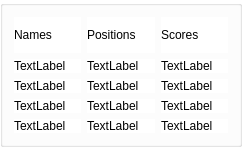
   <widget class="QGroupBox" name="groupBox">
    <property name="geometry">
     <rect>
      <x>820</x>
      <y>150</y>
      <width>242</width>
      <height>147</height>
     </rect>
    </property>
    <property name="styleSheet">
     <string notr="true">background-color : white;</string>
    </property>
    <property name="title">
     <string/>
    </property>
    <layout class="QHBoxLayout" name="horizontalLayout">
     <item>
      <layout class="QVBoxLayout" name="verticalLayout_5">
       <item>
        <widget class="QLabel" name="label_4">
         <property name="styleSheet">
          <string notr="true">background-color : white;</string>
         </property>
         <property name="text">
          <string>Names</string>
         </property>
        </widget>
       </item>
       <item>
        <layout class="QVBoxLayout" name="verticalLayout_2">
         <item>
          <widget class="QLabel" name="player1_name">
           <property name="styleSheet">
            <string notr="true">background-color : white;</string>
           </property>
           <property name="text">
            <string>TextLabel</string>
           </property>
          </widget>
         </item>
         <item>
          <widget class="QLabel" name="player2_name">
           <property name="styleSheet">
            <string notr="true">background-color : white;</string>
           </property>
           <property name="text">
            <string>TextLabel</string>
           </property>
          </widget>
         </item>
         <item>
          <widget class="QLabel" name="player3_name">
           <property name="styleSheet">
            <string notr="true">background-color : white;</string>
           </property>
           <property name="text">
            <string>TextLabel</string>
           </property>
          </widget>
         </item>
         <item>
          <widget class="QLabel" name="player4_name">
           <property name="styleSheet">
            <string notr="true">background-color : white;</string>
           </property>
           <property name="text">
            <string>TextLabel</string>
           </property>
          </widget>
         </item>
        </layout>
       </item>
      </layout>
     </item>
     <item>
      <layout class="QVBoxLayout" name="verticalLayout_3">
       <item>
        <widget class="QLabel" name="label">
         <property name="styleSheet">
          <string notr="true">background-color : white;</string>
         </property>
         <property name="text">
          <string>Positions</string>
         </property>
        </widget>
       </item>
       <item>
        <layout class="QVBoxLayout" name="verticalLayout">
         <item>
          <widget class="QLabel" name="player1_position">
           <property name="text">
            <string>TextLabel</string>
           </property>
          </widget>
         </item>
         <item>
          <widget class="QLabel" name="player2_position">
           <property name="styleSheet">
            <string notr="true">background-color : white;</string>
           </property>
           <property name="text">
            <string>TextLabel</string>
           </property>
          </widget>
         </item>
         <item>
          <widget class="QLabel" name="player3_position">
           <property name="styleSheet">
            <string notr="true">background-color : white;</string>
           </property>
           <property name="text">
            <string>TextLabel</string>
           </property>
          </widget>
         </item>
         <item>
          <widget class="QLabel" name="player4_position">
           <property name="styleSheet">
            <string notr="true">background-color : white;</string>
           </property>
           <property name="text">
            <string>TextLabel</string>
           </property>
          </widget>
         </item>
        </layout>
       </item>
      </layout>
     </item>
     <item>
      <layout class="QVBoxLayout" name="verticalLayout_7">
       <item>
        <widget class="QLabel" name="label_9">
         <property name="styleSheet">
          <string notr="true">background-color : white;</string>
         </property>
         <property name="text">
          <string>Scores</string>
         </property>
        </widget>
       </item>
       <item>
        <layout class="QVBoxLayout" name="verticalLayout_6">
         <item>
          <widget class="QLabel" name="player1_score">
           <property name="styleSheet">
            <string notr="true">background-color : white;</string>
           </property>
           <property name="text">
            <string>TextLabel</string>
           </property>
          </widget>
         </item>
         <item>
          <widget class="QLabel" name="player2_score">
           <property name="styleSheet">
            <string notr="true">background-color : white;</string>
           </property>
           <property name="text">
            <string>TextLabel</string>
           </property>
          </widget>
         </item>
         <item>
          <widget class="QLabel" name="player3_score">
           <property name="styleSheet">
            <string notr="true">background-color : white;</string>
           </property>
           <property name="text">
            <string>TextLabel</string>
           </property>
          </widget>
         </item>
         <item>
          <widget class="QLabel" name="player4_score">
           <property name="styleSheet">
            <string notr="true">background-color : white;</string>
           </property>
           <property name="text">
            <string>TextLabel</string>
           </property>
          </widget>
         </item>
        </layout>
       </item>
      </layout>
     </item>
    </layout>
   </widget>
